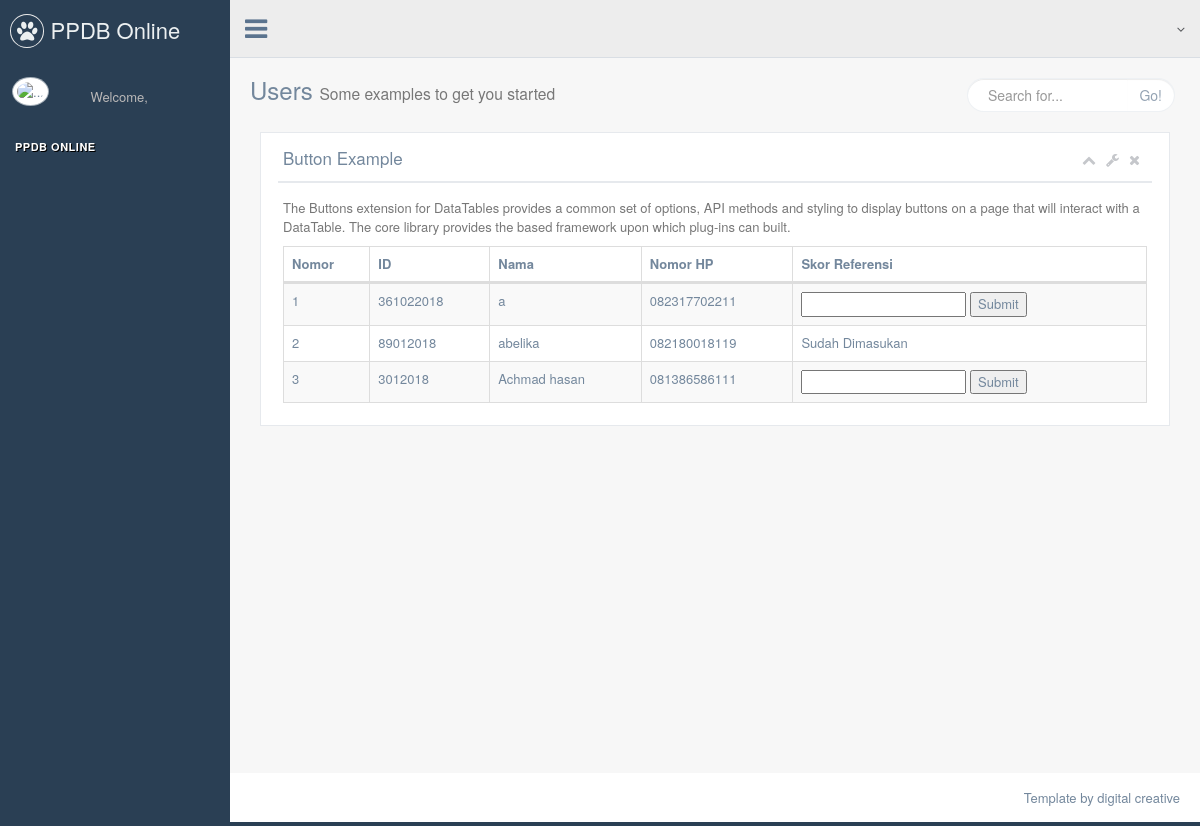
The page /index.php/admin/list_siswa_fase_3_referensi on the database its author committed.
### tables this page shows
CREATE TABLE `membership` (
  `id` int(11) NOT NULL,
  `nama` varchar(255) DEFAULT NULL,
  `asal_daerah` varchar(255) DEFAULT NULL,
  `email` varchar(255) NOT NULL DEFAULT '',
  `role` int(11) DEFAULT '1',
  `status` int(11) NOT NULL DEFAULT '0',
  `foto_pribadi` varchar(2500) DEFAULT '',
  `password` varchar(32) DEFAULT NULL,
  `status_fase` int(11) NOT NULL DEFAULT '0',
  `melengkapi_data` int(11) NOT NULL DEFAULT '0',
  `fotokopi_rapor` int(11) NOT NULL DEFAULT '0',
  `pas_foto` int(11) NOT NULL DEFAULT '0',
  `fotokopi_ktp` int(11) NOT NULL DEFAULT '0',
  `fotokopi_kk` int(11) NOT NULL DEFAULT '0',
  `formulir_referensi` int(11) NOT NULL DEFAULT '0',
  `fotokopi_rekening_listrik` int(11) NOT NULL DEFAULT '0',
  `fotokopi_slip_gaji` int(11) NOT NULL DEFAULT '0',
  `surat_keterangan_tidak_mampu` int(11) NOT NULL DEFAULT '0',
  `fotokopi_ijazah` int(11) NOT NULL DEFAULT '0',
  `wni_domisili` int(11) NOT NULL DEFAULT '0',
  `usia_diatas_14` int(11) NOT NULL DEFAULT '0',
  `rata_rata_rapor` int(11) NOT NULL DEFAULT '0',
  `peringkat_10` int(11) NOT NULL DEFAULT '0',
  `tagihan_listrik` int(11) NOT NULL DEFAULT '0',
  `dukungan_referensi` int(11) NOT NULL DEFAULT '0',
  `lulusan_maksimal` int(11) NOT NULL DEFAULT '0',
  `tidak_sedang_menjabat` int(11) NOT NULL DEFAULT '0',
  `status_raport` int(11) NOT NULL DEFAULT '0',
  `skor_raport` int(11) NOT NULL DEFAULT '0',
  `status_organisasi` int(11) NOT NULL DEFAULT '0',
  `skor_organisasi` int(11) NOT NULL DEFAULT '0',
  `status_kepemimpinan` int(11) NOT NULL DEFAULT '0',
  `skor_kepimpinan` int(11) NOT NULL DEFAULT '0',
  `status_kreatifitas` int(11) NOT NULL DEFAULT '0',
  `skor_kreatifitas` int(11) NOT NULL DEFAULT '0',
  `status_keahlian_bidang` int(11) NOT NULL DEFAULT '0',
  `skor_keahlian_bidang` int(11) NOT NULL DEFAULT '0',
  `status_sertifikat_kota` int(11) NOT NULL DEFAULT '0',
  `skor_sertifikat_kota` int(11) NOT NULL DEFAULT '0',
  `status_sertifikat_provinsi` int(11) NOT NULL DEFAULT '0',
  `skor_sertifikat_provinsi` int(11) NOT NULL DEFAULT '0',
  `status_sertifikat_nasional` int(11) NOT NULL DEFAULT '0',
  `skor_sertifikat_nasional` int(11) NOT NULL DEFAULT '0',
  `status_essai` int(11) NOT NULL DEFAULT '0',
  `skor_essai` int(11) NOT NULL DEFAULT '0',
  `status_juara` int(11) NOT NULL DEFAULT '0',
  `skor_juara` int(11) NOT NULL DEFAULT '0',
  `status_juara_umum` int(11) NOT NULL DEFAULT '0',
  `skor_juara_umum` int(11) NOT NULL DEFAULT '0',
  `status_referensi` int(11) NOT NULL DEFAULT '0',
  `skor_referensi` int(11) NOT NULL DEFAULT '0',
  `notes` text NOT NULL,
  `status_notes` int(11) NOT NULL DEFAULT '0',
  `rumah_tampak_depan` int(11) NOT NULL DEFAULT '0',
  `rumah_tampak_belakang` int(11) NOT NULL DEFAULT '0',
  `rumah_tampak_kanan` int(11) NOT NULL DEFAULT '0',
  `rumah_tampak_kiri` int(11) NOT NULL DEFAULT '0',
  `ruang_tengah` int(11) NOT NULL DEFAULT '0',
  `kamar_tidur` int(11) NOT NULL DEFAULT '0',
  `dapur` int(11) NOT NULL DEFAULT '0',
  `kamar_mandi` int(11) NOT NULL DEFAULT '0',
  `ktp_ayah` int(11) NOT NULL DEFAULT '0',
  `ktp_ibu` int(11) NOT NULL DEFAULT '0',
  `kartu_keluarga` int(11) NOT NULL DEFAULT '0',
  `surat_keteranga_tidak_mampu` int(11) NOT NULL DEFAULT '0',
  `slip_gaji_ayah` int(11) NOT NULL DEFAULT '0',
  `slip_gaji_ibu` int(11) NOT NULL DEFAULT '0',
  `pembayaran_listrik` int(11) NOT NULL DEFAULT '0',
  `sewa_rumah` int(11) NOT NULL DEFAULT '0',
  `sertifikat` int(11) NOT NULL DEFAULT '0',
  `sk_organisasi` int(11) NOT NULL DEFAULT '0'
);

CREATE TABLE `data_pribadi` (
  `email` varchar(250) NOT NULL,
  `nama_lengkap` varchar(2500) DEFAULT '',
  `nisn` varchar(2500) DEFAULT '',
  `jenis_kelamin` varchar(250) DEFAULT '',
  `tanggal_lahir` varchar(2500) DEFAULT '',
  `tempat_lahir` varchar(2500) DEFAULT '',
  `kewarganegaraan` varchar(2500) DEFAULT '',
  `agama` varchar(2500) DEFAULT '',
  `golongan_darah` varchar(2500) DEFAULT '',
  `berat_badan` varchar(2500) DEFAULT '',
  `tinggi_badan` varchar(2500) DEFAULT '',
  `alamat` varchar(2500) DEFAULT '',
  `kota` varchar(2500) DEFAULT '',
  `nomor_telpon` varchar(2500) DEFAULT '',
  `informasi_beasiswa` varchar(250) DEFAULT '',
  `nama_saudara` varchar(2500) DEFAULT '',
  `nama_hubungan` varchar(2500) DEFAULT ''
);

### application/controllers/Admin.php (called while the page is built, shortened)
<?php
class Admin extends CI_Controller {
	  public function __construct()
    {
        $this->load->model('Data_Admin');
    }
	public function list_siswa_fase_3_referensi()
	{
		$data['fase_3']= $this->Data_Admin->get_referensi();
		$this->load->view('admin/list_referensi_guru',$data);
	}
}

### index.php (called while the page is built, shortened)
<?php
require_once BASEPATH.'core/CodeIgniter.php';

### application/models/Data_Admin.php (called while the page is built, shortened)
<?php
class Data_Admin extends CI_Model {
    public function get_referensi()
    {
        $sql = "SELECT membership.id,membership.email,membership.nama,data_pribadi.nomor_telpon,membership.status_referensi,membership.skor_referensi  FROM `membership`,`data_pribadi` where data_pribadi.email=membership.email and membership.status=2 AND `melengkapi_data` = 1 AND `fotokopi_rapor` = 1 AND `pas_foto` = 1 AND `fotokopi_ktp` = 1 AND `fotokopi_kk` = 1 AND `formulir_referensi` = 1 AND `fotokopi_rekening_listrik` = 1 AND `fotokopi_slip_gaji` = 1 AND `surat_keterangan_tidak_mampu` = 1 AND `fotokopi_ijazah` = 1 AND `wni_domisili` = 1 AND `usia_diatas_14` = 1 AND `rata_rata_rapor` = 1 AND `peringkat_10` = 1 AND `tagihan_listrik` = 1 AND `dukungan_referensi` = 1 AND `lulusan_maksimal` = 1 AND `tidak_sedang_menjabat` = 1  ";
        $query = $this->db->query($sql);
        return $query->result_array();
    }
}

### application/views/admin/list_referensi_guru.php (the view, shortened to what this page needs)
<!DOCTYPE html>
<html lang="en">
  <head>
    <link href="<?php echo base_url(); ?>/vendors/bootstrap/dist/css/bootstrap.min.css" rel="stylesheet">
    <link href="<?php echo base_url(); ?>/vendors/font-awesome/css/font-awesome.min.css" rel="stylesheet">
    <link href="<?php echo base_url(); ?>/vendors/nprogress/nprogress.css" rel="stylesheet">
    <link href="<?php echo base_url(); ?>/vendors/iCheck/skins/flat/green.css" rel="stylesheet">
    <link href="<?php echo base_url(); ?>/vendors/datatables.net-bs/css/dataTables.bootstrap.min.css" rel="stylesheet">
    <link href="<?php echo base_url(); ?>/vendors/datatables.net-buttons-bs/css/buttons.bootstrap.min.css" rel="stylesheet">
    <link href="<?php echo base_url(); ?>/vendors/datatables.net-fixedheader-bs/css/fixedHeader.bootstrap.min.css" rel="stylesheet">
    <link href="<?php echo base_url(); ?>/vendors/datatables.net-responsive-bs/css/responsive.bootstrap.min.css" rel="stylesheet">
    <link href="<?php echo base_url(); ?>/vendors/datatables.net-scroller-bs/css/scroller.bootstrap.min.css" rel="stylesheet">
    <link href="../build/css/custom.min.css" rel="stylesheet">
  </head>
  <body class="nav-md">
    <div class="container body">
      <div class="main_container">
        <div class="col-md-3 left_col">
          <div class="left_col scroll-view">
            <div class="navbar nav_title" style="border: 0;">
              <a href="<?php echo base_url(); ?>/home" class="site_title"><i class="fa fa-paw"></i> <span>PPDB Online SMAN SUMSEL !</span></a>
            </div>
            <div class="profile clearfix">
              <div class="profile_pic">
                <img src="images/img.jpg" alt="..." class="img-circle profile_img">
              </div>
              <div class="profile_info">
                <span>Welcome,</span>
              </div>
            </div>
            <br />
            <div id="sidebar-menu" class="main_menu_side hidden-print main_menu">
              <div class="menu_section">
                <h3>PPDB ONline</h3>
              </div>
            </div>
          </div>
        </div>
        <div class="top_nav">
          <div class="nav_menu">
            <nav>
              <div class="nav toggle">
                <a id="menu_toggle"><i class="fa fa-bars"></i></a>
              </div>
              <ul class="nav navbar-nav navbar-right">
                <li class="">
                  <a href="javascript:;" class="user-profile dropdown-toggle" data-toggle="dropdown" aria-expanded="false">
                    <span class=" fa fa-angle-down"></span>
                  </a>
                </li>
              </ul>
            </nav>
          </div>
        </div>
          <div class="right_col" role="main">
            <div class="">
              <div class="page-title">
                <div class="title_left">
                  <h3>Users <small>Some examples to get you started</small></h3>
                </div>
                <div class="title_right">
                  <div class="col-md-5 col-sm-5 col-xs-12 form-group pull-right top_search">
                    <div class="input-group">
                      <input type="text" class="form-control" placeholder="Search for...">
                      <span class="input-group-btn">
                        <button class="btn btn-default" type="button">Go!</button>
                      </span>
                    </div>
                  </div>
                </div>
              </div>
              <div class="clearfix"></div>
              <div class="col-md-12 col-sm-12 col-xs-12">
                <div class="x_panel">
                  <div class="x_title">
                    <h2>Button Example <small>Users</small></h2>
                    <ul class="nav navbar-right panel_toolbox">
                      <li><a class="collapse-link"><i class="fa fa-chevron-up"></i></a>
                      </li>
                      <li class="dropdown">
                        <a href="#" class="dropdown-toggle" data-toggle="dropdown" role="button" aria-expanded="false"><i class="fa fa-wrench"></i></a>
                      </li>
                      <li><a class="close-link"><i class="fa fa-close"></i></a>
                      </li>
                    </ul>
                    <div class="clearfix"></div>
                  </div>
                  <div class="x_content">
                    <p class="text-muted font-13 m-b-30">
                      The Buttons extension for DataTables provides a common set of options, API methods and styling to display buttons on a page that will interact with a DataTable. The core library provides the based framework upon which plug-ins can built.
                    </p>
                    <table id="datatable-buttons" class="table table-striped table-bordered">
                      <thead>
                        <tr>
                          <th>Nomor</th>
                          <th>ID</th>
                          <th>Nama</th>
                          <th>Nomor HP</th>
                          <th>Skor Referensi</th>
                        </tr>
                      </thead>
                      <tbody>
                         <?php
                        $nomor=1;
                        for ($i=0; $i<sizeof($fase_3); $i++){
                        ?>
                        <tr>
                           <td><?php echo $nomor; ?></td>
                          <td><?php echo $fase_3[$i]['id']; ?></td>
                          <td><?php echo $fase_3[$i]['nama']; ?></td>
                          <td><?php echo $fase_3[$i]['nomor_telpon']; ?></td>
                          <?php if($fase_3[$i]['status_referensi']==0) : ?>
                               <td>
                                <form  action="<?php echo base_url(); ?>Admin/update_skor_referensi" method="post">
                                 <input type="text" id="skor_referensi" name="skor_referensi" >
                                <input type="submit" value="Submit">
                                </form>
                               </td>
                          <?php else : ?>
                               <td>Sudah Dimasukan</td>
                          <?php endif; ?>
                        </tr>
                        <?php $nomor++; } ?>
                      </tbody>
                    </table>
                  </div>
                </div>
              </div>
            </div>
          </div>
         <footer>
          <div class="pull-right">
            Template by digital creative
          </div>
          <div class="clearfix"></div>
        </footer>
      </div>
    </div>
  </body>
</html>

### rows shown on the page
membership: id "361022018", nama "a", data_pribadi.nomor_telpon "082317702211"
membership: id "89012018", nama "abelika", data_pribadi.nomor_telpon "082180018119", status_referensi "Sudah Dimasukan"
membership: id "3012018", nama "Achmad hasan", data_pribadi.nomor_telpon "081386586111"
